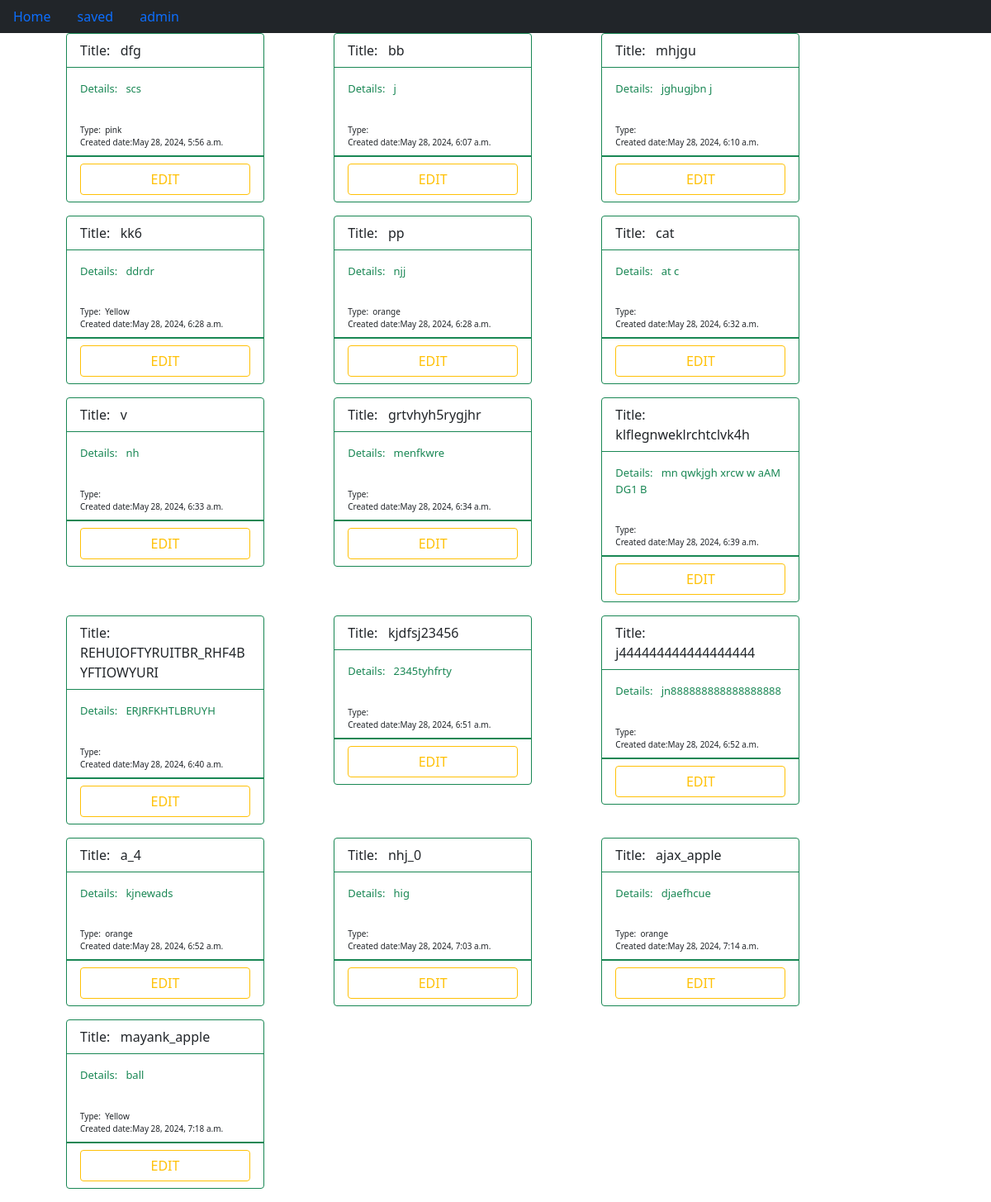
Page /view_saved on the earlier database version.
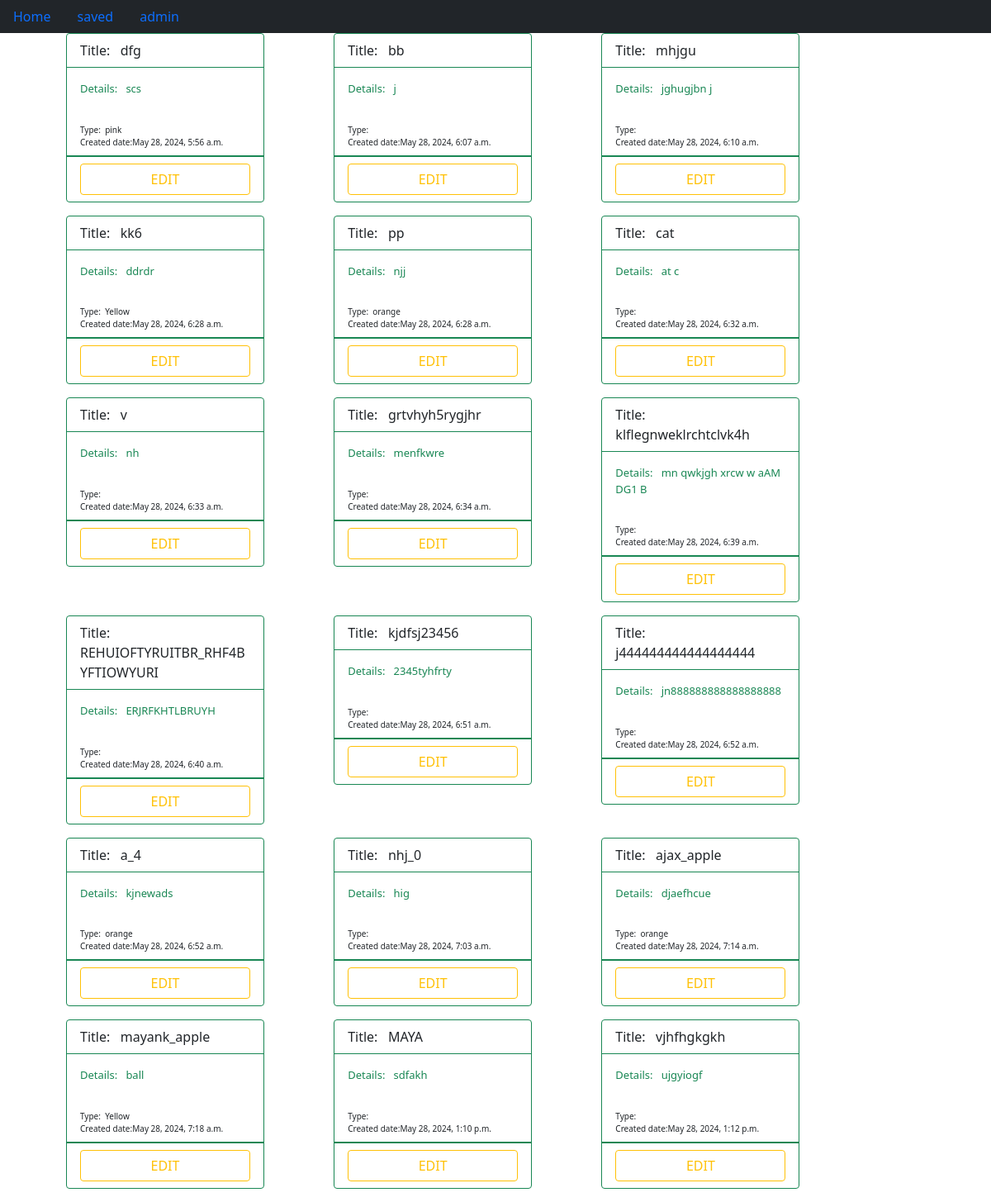
Same page on the later database version.
### Notes/models.py (models this page shows, shortened)
class Notes(models.Model):
    title = models.CharField(max_length=100,unique=True)
    description =  models.TextField(max_length=500)
    created_date = models.DateTimeField(auto_now_add=True)
    drop_down = models.ForeignKey(DropDown, blank=True, null=True, on_delete=models.CASCADE)

class DropDown(models.Model):
    drop_down = models.CharField(blank=True, max_length= 50)

### Notes/views.py (the view)
# urls.py: path('view_saved',views.view_saved,name='saved'),
def view_saved(request):
    x = Notes.objects.all()
    return render(request,'ViewSaved.html',{'x':x,'Edit':True})

### templates/ViewSaved.html
{% extends 'Notes.html' %}
{% block saved_view %}
{% if x|length > 0 %}
    {% for i in x %}
            <div class="border-success mb-3" style="width:15rem;" id="card-flex-inline-x">
                <div class="card-header bg-transparent border-success">Title:&nbsp;&nbsp; {{i.title}}</div>
                <div class="card-body text-success" id="card-body">
                  <p class="card-title" style="font-size: small;">Details: &nbsp;&nbsp;{{i.description}}</p>
                </div>
                <div class="card-header bg-transparent border-success" style="font-size: x-small;" >Type:&nbsp;&nbsp;{{i.drop_down.drop_down}}<br>Created date:{{i.created_date}}</div>
                <div class="card-footer bg-transparent border-success d-grid gap-2">
                    {% if Edit %}
                    <a class="btn btn btn-outline-warning" href="{% url 'get_by_id' i.id %}">EDIT</a> </a>
                    {% else %}
                    <a class="btn btn-outline-danger" href="delete">Delete</a>
                    <a class="btn btn-outline-secondary" href="update">Update</a>
                    {% endif %}
                </div>
              </div>
    {% endfor %}
{% endif %}
{% endblock %}

Differences in the rows shown:
added Notes: title "MAYA", description "sdfakh", created_date "May 28, 2024, 1:10 p.m."
added Notes: title "vjhfhgkgkh", description "ujgyiogf", created_date "May 28, 2024, 1:12 p.m."
